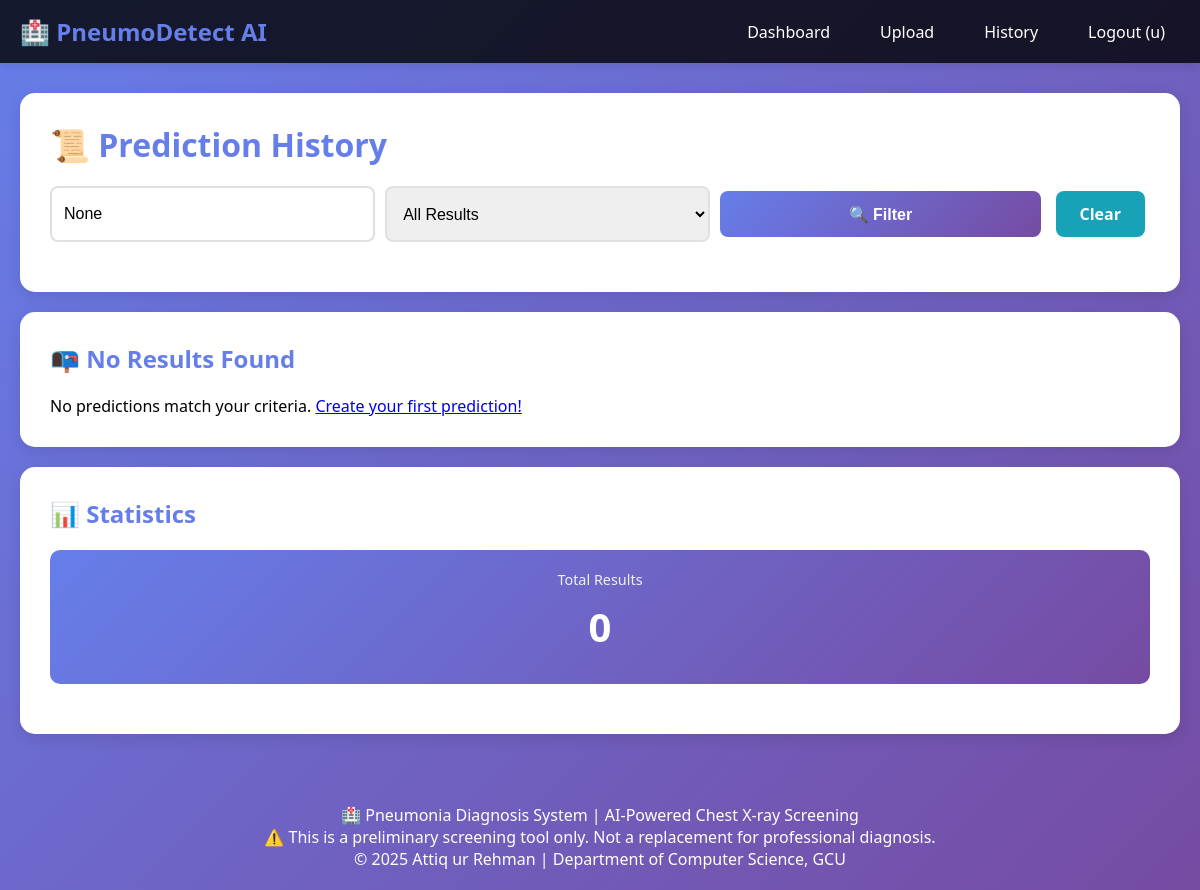
Page /history/ (signed in) on the earlier database version.
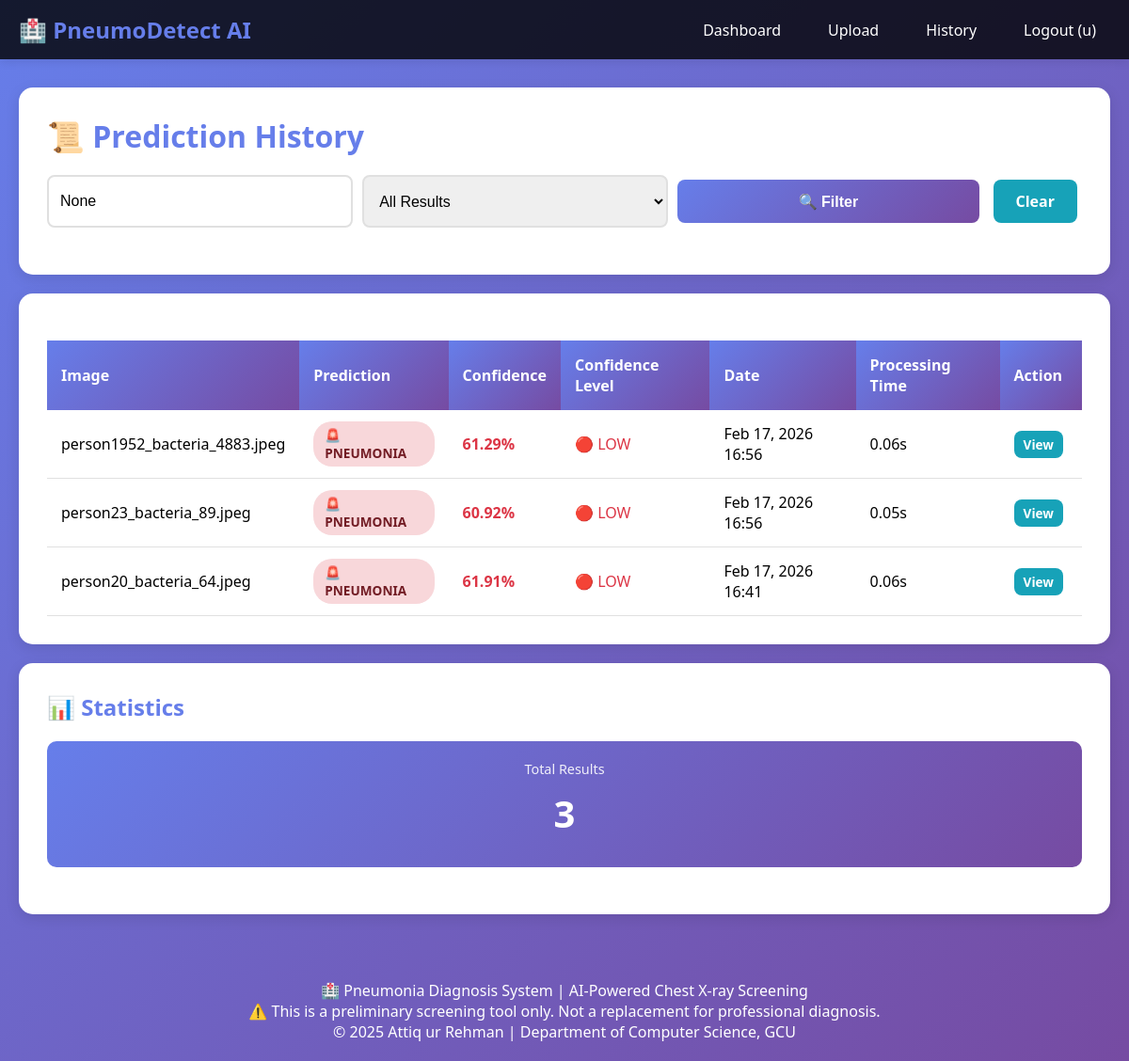
Same page on the later database version.
### model_service/models.py (models this page shows, shortened)
class PredictionResult(models.Model):
    PREDICTION_CHOICES = [
        ('NORMAL', 'Normal'),
        ('PNEUMONIA', 'Pneumonia'),
    ]
    CONFIDENCE_LEVEL_CHOICES = [
        ('HIGH', 'High Confidence (>95%)'),
        ('MODERATE', 'Moderate Confidence (80-95%)'),
        ('LOW', 'Low Confidence (<80%)'),
    ]
    image = models.OneToOneField(XRayImage, on_delete=models.CASCADE, related_name='prediction')
    prediction_label = models.CharField(max_length=20, choices=PREDICTION_CHOICES)
    confidence_score = models.DecimalField(
        max_digits=5,
        decimal_places=4,
        validators=[MinValueValidator(0), MaxValueValidator(1)]
    )
    confidence_level = models.CharField(max_length=20, choices=CONFIDENCE_LEVEL_CHOICES)
    processing_time = models.DecimalField(max_digits=8, decimal_places=3)  # in seconds
    created_at = models.DateTimeField(auto_now_add=True)
    model_version = models.ForeignKey(ModelVersion, on_delete=models.SET_NULL, null=True)
    raw_predictions = models.TextField()  # JSON string storing both class predictions
    is_archived = models.BooleanField(default=False)
    notes = models.TextField(blank=True)
    class Meta:
        ordering = ['-created_at']
        verbose_name = 'Prediction Result'
        verbose_name_plural = 'Prediction Results'
        indexes = [
            models.Index(fields=['image', '-created_at']),
            models.Index(fields=['prediction_label']),
        ]
    def get_confidence_percentage(self):
        return round(float(self.confidence_score) * 100, 2)

class XRayImage(models.Model):
    IMAGE_FORMAT_CHOICES = [
        ('JPEG', 'JPEG'),
        ('PNG', 'PNG'),
    ]
    user = models.ForeignKey(User, on_delete=models.CASCADE, related_name='xray_images')
    original_filename = models.CharField(max_length=255)
    stored_filename = models.CharField(max_length=255)
    file_path = models.ImageField(
        upload_to='xray_images/',
        validators=[FileExtensionValidator(allowed_extensions=['jpg', 'jpeg', 'png'])]
    )
    file_size = models.IntegerField()  # in bytes
    upload_time = models.DateTimeField(auto_now_add=True)
    image_width = models.IntegerField(null=True, blank=True)
    image_height = models.IntegerField(null=True, blank=True)
    format = models.CharField(max_length=10, choices=IMAGE_FORMAT_CHOICES)
    is_preprocessed = models.BooleanField(default=False)
    preprocessing_notes = models.TextField(blank=True)
    class Meta:
        ordering = ['-upload_time']
        verbose_name = 'X-Ray Image'
        verbose_name_plural = 'X-Ray Images'
        indexes = [
            models.Index(fields=['user', '-upload_time']),
        ]

### model_service/views.py (the view)
# urls.py: path('history/', views.history_view, name='history'),
@login_required(login_url='model_service:login')
def history_view(request):
    user = request.user
    predictions = PredictionResult.objects.filter(
        image__user=user
    ).select_related('image', 'model_version').order_by('-created_at')
    label_filter = request.GET.get('label')
    if label_filter in ['NORMAL', 'PNEUMONIA']:
        predictions = predictions.filter(prediction_label=label_filter)
    search_query = request.GET.get('search')
    if search_query:
        predictions = predictions.filter(
            image__original_filename__icontains=search_query
        )
    paginator = Paginator(predictions, 10)
    page_number = request.GET.get('page')
    page_obj = paginator.get_page(page_number)
    context = {
        'page_obj': page_obj,
        'predictions': page_obj.object_list,
        'label_filter': label_filter,
        'search_query': search_query,
    }
    return render(request, 'history.html', context)

### templates/history.html (shortened to what this page needs)
{% extends 'base.html' %}
{% block content %}
<div class="card">
    <h1>📜 Prediction History</h1>
    <form method="get" style="margin: 20px 0;">
        <div style="display: grid; grid-template-columns: 1fr 1fr 1fr auto; gap: 10px;">
            <input type="text" name="search" placeholder="Search by filename..." value="{{ search_query }}">
            <select name="label">
                <option value="">All Results</option>
            </select>
            <button type="submit" class="btn btn-primary">🔍 Filter</button>
            <a href="{% url 'model_service:history' %}" class="btn btn-secondary">Clear</a>
        </div>
    </form>
</div>
{% if page_obj %}
    <div class="card">
        <table>
            <thead>
                <tr>
                    <th>Image</th>
                    <th>Prediction</th>
                    <th>Confidence</th>
                    <th>Confidence Level</th>
                    <th>Date</th>
                    <th>Processing Time</th>
                    <th>Action</th>
                </tr>
            </thead>
            <tbody>
                {% for prediction in predictions %}
                <tr>
                    <td>{{ prediction.image.original_filename|truncatechars:40 }}</td>
                    <td>
                        {% if prediction.prediction_label == 'PNEUMONIA' %}
                            <span class="badge badge-danger">🚨 PNEUMONIA</span>
                        {% else %}
                            <span class="badge badge-success">✓ NORMAL</span>
                        {% endif %}
                    </td>
                    <td>
                        <span class="confidence-{% if prediction.confidence_level == 'HIGH' %}high{% elif prediction.confidence_level == 'MODERATE' %}moderate{% else %}low{% endif %}">
                            {{ prediction.get_confidence_percentage|floatformat:2 }}%
                        </span>
                    </td>
                    <td>
                        {% if prediction.confidence_level == 'HIGH' %}
                            <span style="color: #28a745;">🟢 HIGH</span>
                        {% elif prediction.confidence_level == 'MODERATE' %}
                            <span style="color: #ffc107;">🟡 MODERATE</span>
                        {% else %}
                            <span style="color: #dc3545;">🔴 LOW</span>
                        {% endif %}
                    </td>
                    <td>{{ prediction.created_at|date:"M d, Y H:i" }}</td>
                    <td>{{ prediction.processing_time|floatformat:2 }}s</td>
                    <td>
                        <a href="{% url 'model_service:result' prediction.id %}" class="btn btn-secondary" style="padding: 5px 10px; font-size: 0.85em;">View</a>
                    </td>
                </tr>
                {% endfor %}
            </tbody>
        </table>
    </div>
{% else %}
    <div class="card">
        <h2>📭 No Results Found</h2>
        <p>No predictions match your criteria. <a href="{% url 'model_service:upload' %}">Create your first prediction!</a></p>
    </div>
{% endif %}
<div class="card">
    <h2>📊 Statistics</h2>
    <div class="stats-grid">
        <div class="stat-card">
            <div class="stat-label">Total Results</div>
            <div class="stat-value">{{ page_obj.paginator.count }}</div>
        </div>
    </div>
</div>
{% endblock %}

Differences in the rows shown:
added PredictionResult: image.original_filename "person1952_bacteria_4883.jpeg", prediction_label "🚨 PNEUMONIA", get_confidence_percentage "61.29", confidence_level "🔴 LOW", created_at "Feb 17, 2026 16:56", processing_time "0.06"
added PredictionResult: image.original_filename "person23_bacteria_89.jpeg", prediction_label "🚨 PNEUMONIA", get_confidence_percentage "60.92", confidence_level "🔴 LOW", created_at "Feb 17, 2026 16:56", processing_time "0.05"
added PredictionResult: image.original_filename "person20_bacteria_64.jpeg", prediction_label "🚨 PNEUMONIA", get_confidence_percentage "61.91", confidence_level "🔴 LOW", created_at "Feb 17, 2026 16:41", processing_time "0.06"
Other differences:
{{ page_obj.paginator.count }}: "0" → "3"
text no longer shown: "📭 No Results Found No predictions match your criteria. Create your first prediction!"
text now shown: "Image Prediction Confidence Confidence Level Date Processing Time Action"
